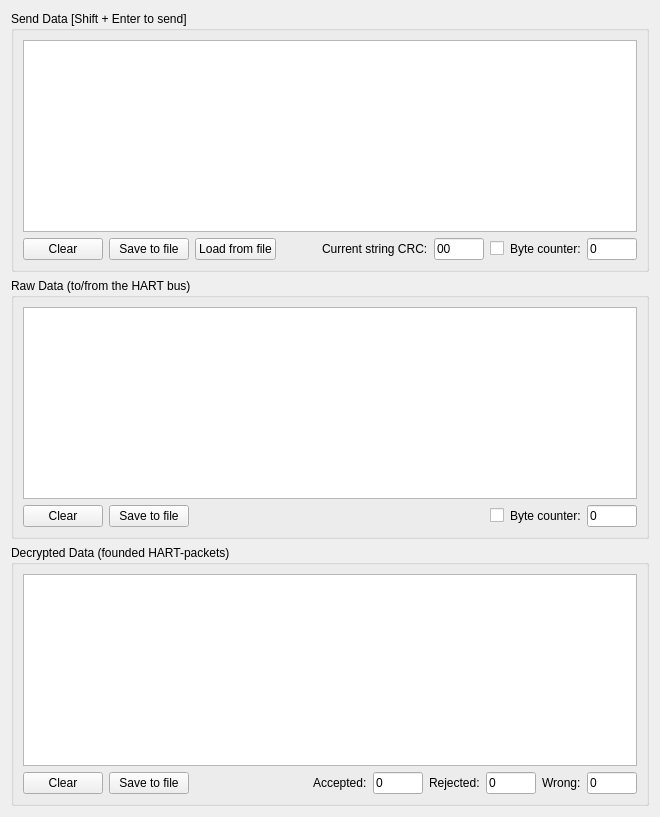
      <widget class="QWidget" name="data_logs_manual_packets_tab">
       <attribute name="title">
        <string>Data Logs and Manual Packets</string>
       </attribute>
       <layout class="QVBoxLayout" name="verticalLayout_9">
        <item>
         <widget class="QGroupBox" name="send_data_group_2">
          <property name="title">
           <string>Send Data [Shift + Enter to send]</string>
          </property>
          <layout class="QVBoxLayout" name="send_data_layout_2">
           <item>
            <widget class="QTextEdit" name="send_data_text_edit">
             <property name="placeholderText">
              <string/>
             </property>
            </widget>
           </item>
           <item>
            <layout class="QHBoxLayout" name="send_data_buttons_layout">
             <item>
              <widget class="QPushButton" name="send_data_clear_button">
               <property name="text">
                <string>Clear</string>
               </property>
              </widget>
             </item>
             <item>
              <widget class="QPushButton" name="send_data_save_button">
               <property name="text">
                <string>Save to file</string>
               </property>
              </widget>
             </item>
             <item>
              <widget class="QPushButton" name="send_data_load_button">
               <property name="text">
                <string>Load from file</string>
               </property>
              </widget>
             </item>
             <item>
              <spacer name="horizontalSpacer_8">
               <property name="orientation">
                <enum>Qt::Horizontal</enum>
               </property>
               <property name="sizeHint" stdset="0">
                <size>
                 <width>40</width>
                 <height>20</height>
                </size>
               </property>
              </spacer>
             </item>
             <item>
              <widget class="QLabel" name="label_75">
               <property name="text">
                <string>Current string CRC:</string>
               </property>
              </widget>
             </item>
             <item>
              <widget class="QLineEdit" name="current_string_crc">
               <property name="maximumSize">
                <size>
                 <width>50</width>
                 <height>16777215</height>
                </size>
               </property>
               <property name="text">
                <string>00</string>
               </property>
               <property name="readOnly">
                <bool>true</bool>
               </property>
              </widget>
             </item>
             <item>
              <widget class="QCheckBox" name="Byte_counter1">
               <property name="text">
                <string/>
               </property>
              </widget>
             </item>
             <item>
              <widget class="QLabel" name="label_76">
               <property name="text">
                <string>Byte counter:</string>
               </property>
              </widget>
             </item>
             <item>
              <widget class="QLineEdit" name="send_byte_counter">
               <property name="maximumSize">
                <size>
                 <width>50</width>
                 <height>16777215</height>
                </size>
               </property>
               <property name="text">
                <string>0</string>
               </property>
               <property name="readOnly">
                <bool>true</bool>
               </property>
              </widget>
             </item>
            </layout>
           </item>
          </layout>
         </widget>
        </item>
        <item>
         <widget class="QGroupBox" name="raw_data_group">
          <property name="title">
           <string>Raw Data (to/from the HART bus)</string>
          </property>
          <layout class="QVBoxLayout" name="raw_data_layout">
           <item>
            <widget class="QTextEdit" name="raw_data_text_edit">
             <property name="readOnly">
              <bool>true</bool>
             </property>
            </widget>
           </item>
           <item>
            <layout class="QHBoxLayout" name="raw_data_buttons_layout">
             <item>
              <widget class="QPushButton" name="raw_data_clear_button">
               <property name="text">
                <string>Clear</string>
               </property>
              </widget>
             </item>
             <item>
              <widget class="QPushButton" name="raw_data_save_button">
               <property name="text">
                <string>Save to file</string>
               </property>
              </widget>
             </item>
             <item>
              <spacer name="horizontalSpacer_9">
               <property name="orientation">
                <enum>Qt::Horizontal</enum>
               </property>
               <property name="sizeHint" stdset="0">
                <size>
                 <width>40</width>
                 <height>20</height>
                </size>
               </property>
              </spacer>
             </item>
             <item>
              <widget class="QCheckBox" name="Byte_counter2">
               <property name="text">
                <string/>
               </property>
              </widget>
             </item>
             <item>
              <widget class="QLabel" name="label_77">
               <property name="text">
                <string>Byte counter:</string>
               </property>
              </widget>
             </item>
             <item>
              <widget class="QLineEdit" name="raw_byte_counter">
               <property name="maximumSize">
                <size>
                 <width>50</width>
                 <height>16777215</height>
                </size>
               </property>
               <property name="text">
                <string>0</string>
               </property>
               <property name="readOnly">
                <bool>true</bool>
               </property>
              </widget>
             </item>
            </layout>
           </item>
          </layout>
         </widget>
        </item>
        <item>
         <widget class="QGroupBox" name="decrypted_data_group">
          <property name="title">
           <string>Decrypted Data (founded HART-packets)</string>
          </property>
          <layout class="QVBoxLayout" name="decrypted_data_layout">
           <item>
            <widget class="QTextEdit" name="decrypted_data_text_edit">
             <property name="readOnly">
              <bool>true</bool>
             </property>
            </widget>
           </item>
           <item>
            <layout class="QHBoxLayout" name="decrypted_data_buttons_layout">
             <item>
              <widget class="QPushButton" name="decrypted_data_clear_button">
               <property name="text">
                <string>Clear</string>
               </property>
              </widget>
             </item>
             <item>
              <widget class="QPushButton" name="decrypted_data_save_button">
               <property name="text">
                <string>Save to file</string>
               </property>
              </widget>
             </item>
             <item>
              <spacer name="horizontalSpacer_10">
               <property name="orientation">
                <enum>Qt::Horizontal</enum>
               </property>
               <property name="sizeHint" stdset="0">
                <size>
                 <width>40</width>
                 <height>20</height>
                </size>
               </property>
              </spacer>
             </item>
             <item>
              <widget class="QLabel" name="label_78">
               <property name="text">
                <string>Accepted:</string>
               </property>
              </widget>
             </item>
             <item>
              <widget class="QLineEdit" name="accepted_packets">
               <property name="maximumSize">
                <size>
                 <width>50</width>
                 <height>16777215</height>
                </size>
               </property>
               <property name="text">
                <string>0</string>
               </property>
               <property name="readOnly">
                <bool>true</bool>
               </property>
              </widget>
             </item>
             <item>
              <widget class="QLabel" name="label_79">
               <property name="text">
                <string>Rejected:</string>
               </property>
              </widget>
             </item>
             <item>
              <widget class="QLineEdit" name="rejected_packets">
               <property name="maximumSize">
                <size>
                 <width>50</width>
                 <height>16777215</height>
                </size>
               </property>
               <property name="text">
                <string>0</string>
               </property>
               <property name="readOnly">
                <bool>true</bool>
               </property>
              </widget>
             </item>
             <item>
              <widget class="QLabel" name="label_80">
               <property name="text">
                <string>Wrong:</string>
               </property>
              </widget>
             </item>
             <item>
              <widget class="QLineEdit" name="wrong_packets">
               <property name="maximumSize">
                <size>
                 <width>50</width>
                 <height>16777215</height>
                </size>
               </property>
               <property name="text">
                <string>0</string>
               </property>
               <property name="readOnly">
                <bool>true</bool>
               </property>
              </widget>
             </item>
            </layout>
           </item>
          </layout>
         </widget>
        </item>
       </layout>
      </widget>
